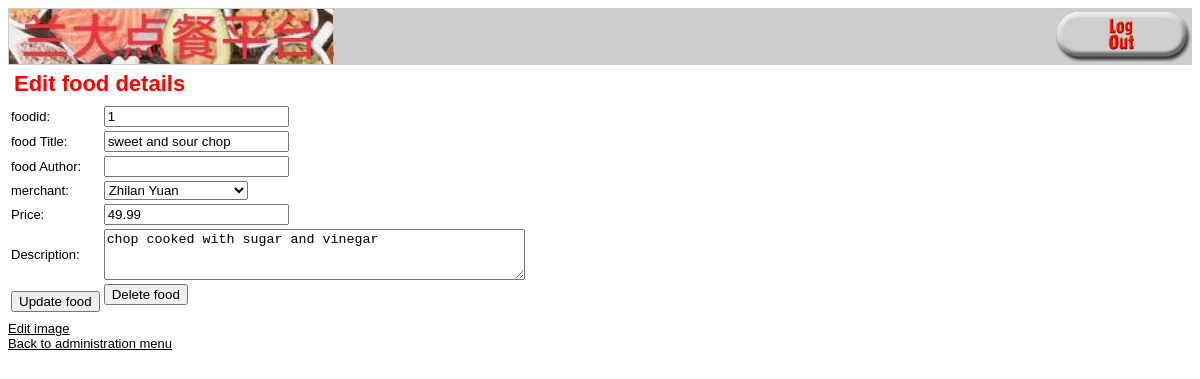
The app's page /edit_food_form.php?foodid=1 (signed in) with its own data.
### tables this page shows
CREATE TABLE `foods` (
  `foodid` int(10) UNSIGNED NOT NULL,
  `title` char(100) DEFAULT NULL,
  `catid` int(10) UNSIGNED DEFAULT NULL,
  `price` float(4,2) NOT NULL,
  `stock` int(10) UNSIGNED DEFAULT NULL,
  `status` int(10) UNSIGNED DEFAULT NULL,
  `description` varchar(255) DEFAULT NULL,
  `rest` varchar(32) NOT NULL
);

CREATE TABLE `merchants` (
  `catid` int(10) UNSIGNED NOT NULL,
  `catname` char(60) NOT NULL,
  `phone` char(20) DEFAULT NULL,
  `address` char(100) DEFAULT NULL,
  `recommend` int(10) UNSIGNED DEFAULT NULL,
  `password` char(40) NOT NULL
);

### food_fns.php (called while the page is built, shortened)
<?php
function get_merchants()
{
  $conn = db_connect();
  $query = "select * from merchants";
  $result = @$conn->query($query);
  $num_cats = @$result->num_rows;
  $result = db_result_to_array($result);
  return $result;
}
function get_food_details($foodid)
{
  $conn = db_connect();
  $query = "select * from foods where foodid='" . $conn->real_escape_string($foodid) . "'";
  $result = @$conn->query($query);
  $result = @$result->fetch_assoc();
  return $result;
}

### db_fns.php (called while the page is built, shortened)
<?php
function db_result_to_array($result) {
   $res_array = array();
   for ($count=0; $row = $result->fetch_assoc(); $count++) {
     $res_array[$count] = $row;
   }
   return $res_array;
}

### admin_fns.php (the view, shortened to what this page needs)
<?php
function display_food_form($food = '')
{
  $edit = is_array($food);
?>
  <form method="post" action="<?php echo $edit ? 'edit_food.php' : 'insert_food.php'; ?>">
    <table border="0">
      <tr>
        <td>foodid:</td>
        <td><input type="text" name="foodid" value="<?php echo htmlspecialchars($edit ? $food['foodid'] : ''); ?>" /></td>
      </tr>
      <tr>
        <td>food Title:</td>
        <td><input type="text" name="title" value="<?php echo htmlspecialchars($edit ? $food['title'] : ''); ?>" /></td>
      </tr>
      <tr>
        <td>food Author:</td>
        <td><input type="text" name="author" value="<?php echo htmlspecialchars($edit ? $food['author'] : ''); ?>" /></td>
      </tr>
      <tr>
        <td>merchant:</td>
        <td><select name="catid">
            <?php
            $cat_array = get_merchants();
            foreach ($cat_array as $thiscat) {
              echo "<option value=\"" . htmlspecialchars($thiscat['catid']) . "\"";
              if (($edit) && ($thiscat['catid'] == $food['catid'])) {
                echo " selected";
              }
              echo ">" . htmlspecialchars($thiscat['catname']) . "</option>";
            }
            ?>
          </select>
        </td>
      </tr>
      <tr>
        <td>Price:</td>
        <td><input type="text" name="price" value="<?php echo htmlspecialchars($edit ? $food['price'] : ''); ?>" /></td>
      </tr>
      <tr>
        <td>Description:</td>
        <td><textarea rows="3" cols="50" name="description"><?php echo htmlspecialchars($edit ? $food['description'] : ''); ?></textarea></td>
      </tr>
      <tr>
        <td <?php if (!$edit) {
              echo "colspan=2";
            } ?> align="center">
          <input type="submit" value="<?php echo $edit ? 'Update' : 'Add'; ?> food" />
  </form>
  <?php
  if ($edit) {
    echo "<td>
                   <form method=\"post\" action=\"delete_food.php\">
                   <input type=\"hidden\" name=\"foodid\"
                    value=\"" . htmlspecialchars($food['foodid']) . "\" />
                   <input type=\"submit\" value=\"Delete food\"/>
                   </form></td>";
  }
  ?>
<?php
}
?>

### output_fns.php (style rules this page uses)
body { font-family: Arial, Helvetica, sans-serif; font-size: 13px }
li, td { font-family: Arial, Helvetica, sans-serif; font-size: 13px }

### records on screen
foods: foodid "1", title "sweet and sour chop", catid "Zhilan Yuan", price "49.99", description "chop cooked with sugar and vinegar"

### other values on screen
$heading "Edit food details"
$name "Edit image Back to administration menu"
